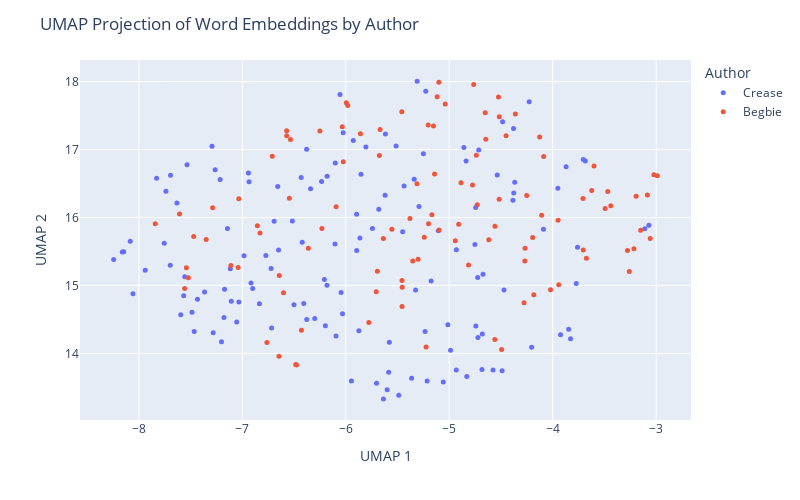

Notebook source saved alongside this figure:
### Code cell
# plot using plotly to further explore
import plotly.express as px
import textwrap

def wrap_text(text, width=60):
    return '<br>'.join(textwrap.wrap(text, width=width))

umap_df = pd.DataFrame(proj, columns=['UMAP 1', 'UMAP 2'])
umap_df['Author'] = labels
umap_df['Text'] = [snip for auth in judge_snippets for snip in judge_snippets[auth]]
umap_df['Text'] = umap_df['Text'].apply(lambda t: wrap_text(t, width=50))

fig = px.scatter(umap_df, x='UMAP 1', y='UMAP 2', 
                 color='Author', hover_data=['Text'], 
                 width=800, height=500 )
fig.update_traces(marker=dict(size=5))
fig.update_layout(title='UMAP Projection of Word Embeddings by Author')
fig.show()

### Figure 1 — Plotly figure (JSON) as saved in the notebook; plotly's stock layout.template omitted (floating-point values rounded to 4 significant figures; data arrays with more than 128 entries replaced by an {"elided": "..."} marker saying what was removed)
{"data": [{"customdata": {"elided": "137x1 str values"}, "hovertemplate": "Author=Crease<br>UMAP 1=%{x}<br>UMAP 2=%{y}<br>Text=%{customdata[0]}<extra></extra>", "legendgroup": "Crease", "marker": {"color": "#636efa", "size": 5, "symbol": "circle"}, "mode": "markers", "name": "Crease", "orientation": "v", "showlegend": true, "type": "scatter", "x": {"elided": "137 float values"}, "xaxis": "x", "y": {"elided": "137 float values"}, "yaxis": "y"}, {"customdata": [["(5) If it appears that a tax is not bona fide<br>within the purpose provided for, but is imposed<br>with the real purpose of discriminating against a<br>class, it is not within the justification of the<br>enabling statute, and, on the facts, the tax in<br>question was intended not for the purpose of<br>raising a revenue, but as a restriction on the<br>Chinese."], ["Indeed if no restriction whatever be placed on the<br>word \" other\" in that section; if the Provincial<br>Legislature can insist upon imposing licenses upon<br>everything and upon every act of life, and tax<br>each licensee at any moment they please, there<br>would be a very simple way of excluding every<br>Chinaman from the Province, by imposing a<br>universal tax, not limited to any nationality, of<br>one or two thousand dollars per annum for a<br>license to Judgment."], ["No Chinaman will shave the back of his head; no<br>true moujik will shave his chin."], ["I rather think that the auctioneers would<br>repudiate this alleged similarity of their<br>occupation to that of a Chinese washerman."], ["assing Chinamen, supposed to be the only persons<br>carrying on this industry."], ["REGINA v. MEE WAH to subject Chinamen to<br>exceptional disadvantages it is clearly<br>unconstitutional."], ["G. to the report of the recent Chinese Conmission,<br>p. 379, and by Mr. Justice CREASE in Wing Chong's<br>case, 1 B.C.R."], ["Justices FIELD, HOFFMAN, SAWYER and DEADY and<br>other Judges whom they cite, all confirm this,<br>that a State, or Provincial law imposing special<br>disabilities or unequal burdens on Chinamen is<br>unconstitutional and void."], ["Statutes were by their title and preamble REGINA<br>v. MEE WAH expressly aimed at Chinamen by name;<br>that this distinction also renders inapplicable<br>all the United States' cases cited; that this<br>enactment is quite general extending to all<br>laundries without exception and we must not look<br>beyond the words of the enactment to enquire what<br>its object was; that there is in fact one laundry<br>in Victoria not conducted by Chinamen on which the<br>tax will fall with equal force so that it is<br>impossible to say that Chinamen are hereby<br>exclusively selected for taxation; the<br>circumstance that they are chiefly affected being<br>a mere coincidence; that the bylaw only imposes<br>$100.00 per annum, keeping far within the limit of<br>$150.00 permitted by the Statute; that the tax<br>clearly is calculated to procuring additional<br>Municipal revenue and that no other object is<br>hinted at."], ["I, for my part, cannot arrive at any other<br>conclusion than that it is specially directed<br>against Chinamen because they are Chinamen and for<br>no other Judgment."], ["The appellants' contention that the clause is<br>merely intended to hamper or expel Chinamen is<br>much strengthened by considering the amount of the<br>tax sanctioned, which is $150.00 per annum,<br>whereas the limit sanctioned by the Legislature in<br>the case of any retail shop, however extensive or<br>lucrative its business, is only $10.00 per annum."], ["The test is whether on the whole statute the<br>Legislature can fairly be held to have said : \"Let<br>us impose a tax in order to raise a revenue,<br>though perhaps it may fall on Chinamen,\" or \" let<br>us impose this tax in order to fall on Chinamen,<br>though perhaps it will raise no revenue.\""], ["When we find (1st) no other description of labour<br>taxed at all ; (2nd) this description of labour<br>practically quite abandoned to Chinamen alone ;<br>(3rd) this description of labour taxed at fifteen<br>times the rate permitted to be levied on any<br>retail shop ; (4th) that a preliminary Provincial<br>Act has declared Chinamen incapable of the<br>franchise which they formerly exercised."], ["I cannot doubt but that the tax is directed<br>against Chinamen, as such."], ["It is not competent to the Provincial Legislature,<br>or to a municipality, to deprive, generally,<br>particular nationalities or individuals of the<br>capacity to take out municipal trade licenses ; e.<br>g., a Chinaman has a right to apply for a<br>pawnbroker's license."], ["Application for a mandamus to the Corporation of<br>the City of Victoria to compel the renewal to the<br>prosecutors (Chinamen) of a pawnbroker's license."], ["It is alleged by the prosecution, and not denied,<br>that the Council have in fact ordered the<br>Collector to issue no pawnbroking license to any<br>Chinaman."], ["In the French colony of Cayenne, the Town Council<br>recently handi- capped the superior capacities of<br>the Chinaman by imposing on merchants of that<br>empire an extra tax of $300 per annum, deeming it<br>also expedient to handicap English and German<br>traders by a surtax of $200 on them."], ["Chinamen in British Columbia appear to follow any<br>description of industry which may appear useful,<br>i.e., in which they can obtain employment or earn<br>their livelihood."], ["The menial businesses of washing and of splitting<br>and Chinese washer sawing stovewood are almost<br>entirely engrossed by Chinamen."], ["Every Chinaman in British Columbia has the air of<br>having worked, and of being ready to work, with<br>his hands, except a few who practice as medical<br>men and the leading commercial men."], ["Chinamen do not much trouble the hospitals."], ["I never heard of Chinamen becoming a burden on the<br>private charity of the whites."], ["I have an indistinct remembrance of having been<br>once asked to contribute to the cost of removing a<br>disabled Chinaman; I am not sure."], ["Industry, economy, sobriety, and law-abidingness<br>are exactly the four prominent qualities of<br>Chinamen as asserted both by their advocates and<br>their adversaries."], ["Lazy, drunken, extravagant, and turbulent: this<br>is, by the voices of their friends and foes,<br>exactly what a Chinaman is not."], ["If Chinamen would only be less industrious and<br>economical, if they would but occasionally get<br>drunk, they would no longer be the formidable<br>competitors with the white man which they prove to<br>be in the labor market; there would be no longer a<br>cry for their suppression."], ["But these qualities meet with no competition here;<br>and the Chinaman sees no person to take his place<br>were he to abdicate it."], ["I have heard an individual Chinaman stigmatized as<br>\"lazy ;\" but the fact was he conceived himself<br>insulted, and was sulking."], ["I cannot recall to memory that I ever saw or heard<br>of a Chinaman being drunk."], ["There is scarcely an epithet so removed from the<br>notion of a Chinaman as \"turbulent,\" though of<br>course they may be provoked to resist violence."], ["employment as domestics, their large brotherhoods,<br>necessarily impenetrably secret to the whites, and<br>the unguarded condition of our houses, the<br>pilfering by Chinamen servants is really quite<br>inconsiderable."], ["I believe that two of the white servants I have<br>had have pilfered more from me  than any twenty<br>Chinamen in Victoria ever stole from their<br>employers..    5."], ["I do not think that the feeling of the whites<br>against Chinamen has much changed; but I do not<br>recollect anything that can be called \"agitation \"<br>against them until Confederation."], ["This dislike, which otherwise might lie dormant or<br>inert, is certainly mutual; it is manifested in<br>China, we are- told, more extensively and<br>stringently than here, and without any impulse<br>there from direct competition for bread."], ["Europeans at Canton or Shanghai are not safe<br>beyond their allotted cantonments, any more than a<br>Chinaman would have been on Williams Creek twenty<br>years ago."], ["The Chinaman is in every respect the reverse of an<br>European, except that he is a man."], ["Accordingly, before the close of the First<br>Parliament after Confederation, Chinamen were<br>deprived of the right of franchise, which they had<br>previously enjoyed."], ["This was on the ostensible ground that all<br>Chinamen were actuated merely by direct money<br>considerations."], ["The same distinguished writer whom I have already<br>quoted on the Judenhetze, observes, in speaking of<br>the rival programmes in the existing presidential<br>campaign in the United States: \"The Irish vote or<br>the republican working man cannot be wooed<br>successfully without attacks on the bloated<br>capitalist, on English tyranny or treachery, or on<br>the unfortunate immigrants from China.” Mutato<br>nomine."], ["There are several matters alleged against<br>Chinamen: One is the extraordinarily small space<br>into which a cluster of them will retire for rest."], ["But I have seen in a good-sized house, where there<br>was plenty of cubic space, and where each person<br>might have had a separate bunk, five or six<br>Chinamen, not lodgers but owners, sleeping in a<br>heap as above described."], ["It is common to attribute to Chinamen generally,<br>that they are infested with disgusting diseases --<br>e. g., leprosy."], ["When an orator talks of Chinese lepers, it is<br>exactly the same unmeaning abuse as when a Canton<br>periodical holds out to popular indignation the<br>foreign \"red devils.\""], ["There is no leprosy or diabolism in the case;<br>though of course a Chinaman, like any other man,<br>may be a leper."], ["The orator merely wishes to impress his audience<br>with the belief that 'he strongly objects to<br>Chinamen."], ["A Chinaman was once pointed out to me who was<br>alleged to be a leper."], ["That was the only case of skin disease I remember<br>to have noticed or heard of among Chinamen."], ["These certainly were not contracted from Chinamen."], ["The Chinese, and I believe other Asiatic nations,<br>use opium extensively."], ["The enormous consumption which this implies does<br>not appear to prevent Chinamen from being the most<br>prolific race, the most indefatigable laborers,<br>and the keenest traders in the world."], ["If any Chinamen here abuse the drug by over-<br>indulgence, they must hide themselves, or at all<br>events they have entirely escaped my observation."], ["If their example persuades any white people to<br>similar over-indulgence, of which I am equally<br>ignorant, these must be a very degraded class-<br>weaker and more degraded than the Chinaman whose<br>expulsion is demanded."], ["Opium, as generally used here, is probably as<br>harmless as tobacco, which is also extensively<br>used in British Columbia by Chinamen."], ["All the evils arising from opium in British<br>Columbia in a year do not, probably, equal the<br>damage, trouble and expense occasioned to<br>individuals and to the state by whiskey in a<br>single month, or perhaps in some single night, As<br>already observed, I do not remember ever to have<br>seen a drunken Chinaman; and the argument against<br>Chinamen founded on opium appears to be analogous<br>to the comparison of the mote and the beam."], ["It is alleged that not only the aggregation of<br>Chinamen in their dwellings is a source of danger<br>to the public health, but that their habits are<br>filthy."], ["There are of course dirty Chinamen."], ["Any family in British Columbia will, at once,<br>without any enquiry as to his cleanliness, admit<br>the first Chinaman who offers as a cook-where a<br>cook is wanted; and really it may be said that no<br>washing is given out to people of any other<br>nation."], ["Whether the presence of Chinamen is any longer<br>desirable in British Colombia, is to a certain<br>extent a matter of opinion."], ["That Chinamen are very large till within a year,<br>mainly, employed in all the laborious parts of our<br>coal mines ; 2nd."], ["I do not see how people would get on here at all<br>without Chinamen."], ["If Chinamen were expelled, employers of labor<br>would probably have to leave the province; and<br>when they were gone, where would the employed be?"], ["There are supposed to be in California more than<br>120,000 Chinamen."], ["It is probable that in that state, as in British<br>Columbia, a good deal more than half the manual<br>labor is performed by Chinamen."], ["Within a radius of two miles there are at this<br>time no less than 500 Chinamen engaged in<br>gathering the hop crop."], ["For a field of twenty-five or thirty acres about<br>100 Chinamen are employed."], ["The Chinamen work by contract, and they rush from<br>morning till night, seeming never to tire."], ["As soon as a box is filled a loud yell informs the<br>foreman, who brings a sack, into which the box is<br>emptied, and the Chinamen are given a check."], ["Two Chinamen can pick from two to three boxes in a<br>day, and as they receive $1.50 per box it will be<br>seen that they are earning white men's wages."], ["Last year they only received $1.25, but help at<br>this time is scarce and the China bosses had only<br>to demand the raise and get it."], ["Now the only paying industries here are the<br>canneries and shoe factories, in both of which the<br>labor is almost exclusively Chinese."], ["Owing to a very great superiority in the mineral,<br>the coal mines have paid largely, notwithstanding<br>the rates of white miners wages, unequalled<br>elsewhere; but the coal mines have hitherto<br>largely employed Chinamen also."], ["After all that I have said about Chinamen, I can<br>lay no more claim to consistency than anybody else<br>in British Columbia."], ["I have always asserted their good qualities; but I<br>have never in twenty-six years had a Chinaman in<br>my house, an expensive whim that nobody else has<br>indulged in."], ["Still, I have had my opportunities of seeing and<br>hearing, for in all that time, I do not think I<br>ever knew a family that did not employ at least<br>one Chinaman."], ["The combination which it is intended to suggest<br>would be, I suppose, that the legislature should<br>forbid such arrivals of Chinamen, and that the<br>white population should \" boycott \" those<br>remaining here; or else that the legislature<br>should decree their expulsion."], ["The normal rates of wages are five shillings for<br>Chinamen, and in Victoria eight shillings for<br>white men."], ["I cannot believe that it has; on the contrary, as<br>the presence of Chinamen has enabled some small<br>capital to be accumulated, they must have<br>augmented the wages fund in the province: i. e.,<br>the loose capital seeking to increase itself by<br>the employment of reproductive labor."], ["I do not believe that any single European in the<br>province would employ a Chinaman about any<br>undertaking if he could procure an European,<br>irrespective of wages, unless, of course, the<br>European demanded wages which precluded all profit<br>on the undertaking."], ["Chinamen are employed not so much because their<br>normal money tariff is lower than the whites and<br>yet not much lower; many Chinamen get $30, and<br>some even $35 and $40, per month-as because they<br>are, as a rule, more sober, steady, docile and<br>industrious."], ["With very few exceptions, indeed, I never met a<br>Chinaman whom I could understand, beyond the<br>commonest wants, or by whom I could feel any<br>certainty that I was understood, even for an<br>ordinary message."], ["Yet I have often feared that I should be compelled<br>to fall into the universal practice and take<br>Chinese servants into my house-which I have never<br>yet done."], ["I have never personally observed any effect by the<br>Chinese upon the morals of the white people."], ["The latter have occasionally been induced by race-<br>prejudice to indulge in acts of violence ; but it<br>would be too much to say from thence that the<br>Chinaman had corrupted his cowardly assailants."], ["One Chinaman, last year, pleaded guilty to an<br>indictment for indecent assault on two girls of<br>ten or eleven and twelve or thirteen years."], ["However that is the only case I remember in which<br>it could be alleged that a Chinaman had had any<br>evil effect upon the morals of the whites, a<br>matter upon which they can have but very little<br>influence, either for good or evil."], ["Whites who have evil communications with Chinese<br>must themselves be lamentably depraved beforehand;<br>and so, I should be disposed to say, immoral<br>Chinese are not only not more injurious, but they<br>are quite innocuous to the morals of the whites,<br>in comparison with white people of similar or<br>allied habits."], ["I have seen unmistakable prostitutes in the<br>Chinese quarter of Victoria."], ["Drunken whites, I am sorry to say, are often to be<br>seen in Victoria, by night or by day; but I do not<br>remember ever to have seen a Chinaman under the<br>influence of liquor."], ["Debauched whites sometimes frequent, I believe,<br>Chinese brothels, as they do Indian brothels."], ["I don't think serious breaches of the peace are<br>proportionately more frequent in Chinese brothels<br>than in those kept by white women."], ["Indian brothels breed the most disturbances; and<br>they are close to the Chinese quarter."], ["I have omitted to state that Chinamen here are<br>generally divided into two tribes, or clans-there<br>may be more, but I have often had my attention<br>drawn to these two-viz ."], ["When a breach of the peace occurs among Chinamen,<br>the culprits are generally Canton versus Hong<br>Kong; and when these come into court, either in<br>criminal or civil cases, it is common to allow<br>each side to have an interpreter; as well to watch<br>that the evidence is truly interpreted as also to<br>explain it to their respective clients."], ["Owing partly to this, and partly also to their<br>unintelligibility to whites, and vice versa, it is<br>usual when twenty or thirty hands are engaged, e.<br>g., at a cannery, not to make the contract with<br>each workman separately, but with some one<br>Chinaman who has learned some English, leaving him<br>to sub-contract with the men; and he being the<br>sole medium of communication between them and the<br>owner of the cannery, this arrangement, though<br>unavoidable, necessarily leaves the men a good<br>deal at the mercy of this foreman."], ["Sometimes this takes place on a much larger scale,<br>and a Chinese merchant here will contract for a<br>whole cargo of Chinamen, fresh from China, whom he<br>engages to provide with employment, and then<br>drafts them out to different employers here, for<br>roads, canneries, etc."], ["A miner who feels no shame in purchasing the<br>possession of a female for a single night for $20,<br>is scandalized when a Chinaman pays $500 for the<br>possession of a female for six months, or until<br>they disagree."], ["No disgust is felt by Europeans when parents make<br>it a sine qua non on consenting to their<br>daughters' marriage that the husband shall settle<br>ten or twenty thousand dollars upon her; but it is<br>infamous if a Chinaman purchases the consent of<br>parents or guardians for one thousand dollars."], ["The woman is a slave sold into prostitution, but<br>the Chinese themselves look upon it in a different<br>light."], ["There was a case not long ago in court, before<br>myself, on habeas corpus: A Chinese girl was<br>contracted to marry a man who had offered the<br>guardians five hundred dollars."], ["I apprehend much of what is said about Chinese<br>slavery and prostitution proceeds from imperfect<br>consideration of the difference between Christian<br>and non-Christian marriage; but I only guess this,<br>I know scarcely anything about it."], ["Another ground on which I have heard it asserted<br>that slavery is general among Chinamen here, is<br>rather, I suspect, a proof of their freedom, or<br>would be so accepted among whites."], ["I have no doubt but that compulsion is put on all<br>Chinamen, so that it is very difficult for them to<br>obtain work, if they remain outside this<br>organization."], ["It is yet further urged against the Chinese, as<br>showing their unfitness to dwell in the land, that<br>they show no respect to our laws, nor to our<br>appointed courts, but refer their differences to<br>private tribunals of their own, whose behests are<br>carried out, irrespective of their conformity with<br>our laws and are never disputed in our courts."], ["The Chinese, like most other nations with any<br>pretence to civilization, have some methods for<br>referring private disputes to arbitrators chosen<br>by the parties themselves."], ["That the awards of Chinese arbitrators are always<br>accepted without demur (if the fact be as alleged)<br>would surely be a strong evidence of the equity of<br>the award, and the good sense of the parties in<br>difference; for it is utterly untrue that Chinamen<br>ignore our courts, or treat them with any want of<br>respect."], ["Any questions as to their labor associations,<br>their clans, their marriage laws, their<br>immigration contracts, would, I fear, be in<br>general met with suspicion and answered with<br>reluctance."], ["the nature and results of trades-unions at home,<br>after every enquiry possible; how much more<br>difficult would it be to arrive at facts here,<br>where they must necessarily be shrouded behind the<br>impenetrable and irresponsible screen of a Chinese<br>interpreter?"]], "hovertemplate": "Author=Begbie<br>UMAP 1=%{x}<br>UMAP 2=%{y}<br>Text=%{customdata[0]}<extra></extra>", "legendgroup": "Begbie", "marker": {"color": "#EF553B", "size": 5, "symbol": "circle"}, "mode": "markers", "name": "Begbie", "orientation": "v", "showlegend": true, "type": "scatter", "x": [-7.557, -7.521, -3.948, -4.517, -4.738, -7.11, -7.841, -7.54, -7.47, -6.829, -7.349, -4.361, -7.286, -6.854, -6.484, -6.475, -6.646, -7.606, -5.301, -5.995, -5.38, -4.652, -3.623, -3.707, -5.554, -5.099, -5.152, -4.558, -3.468, -3.215, -5.2, -5.858, -3.493, -4.087, -6.362, -4.107, -4.909, -7.034, -4.775, -5.224, -6.093, -6.034, -4.814, -4.886, -4.617, -5.637, -3.439, -3.259, -4.646, -4.277, -5.312, -6.762, -4.729, -4.494, -4.269, -5.706, -4.516, -6.71, -5.353, -5.458, -4.126, -6.545, -5.456, -4.559, -5.455, -5.116, -5.668, -6.571, -4.763, -4.524, -5.981, -6.25, -3.601, -4.194, -3.15, -7.04, -5.1, -6.024, -5.204, -5.039, -3.277, -5.142, -3.674, -4.941, -3.194, -3.705, -5.241, -3.942, -3.058, -4.182, -4.251, -4.021, -5.777, -6.23, -6.534, -6.571, -3.022, -2.989, -5.168, -3.085, -4.267, -5.694, -4.451, -6.602, -5.455, -6.643, -6.428, -5.675], "xaxis": "x", "y": [14.96, 15.11, 15.96, 16.27, 16.92, 15.3, 15.91, 15.26, 15.72, 15.77, 15.68, 17.52, 16.15, 15.88, 13.84, 13.83, 13.96, 16.05, 15.39, 17.69, 15.99, 17.54, 16.4, 16.28, 15.83, 15.82, 17.35, 15.87, 16.38, 15.54, 15.91, 17.23, 16.13, 16.9, 15.55, 16.04, 15.9, 16.28, 16.48, 14.09, 16.16, 17.34, 15.3, 16.51, 15.67, 15.69, 16.17, 15.21, 17.15, 14.75, 16.5, 14.16, 16.19, 14.06, 15.36, 14.91, 17.48, 16.9, 15.36, 17.56, 17.19, 16.28, 15.07, 14.21, 14.97, 17.78, 17.3, 17.28, 17.96, 17.77, 17.65, 17.27, 16.76, 15.71, 15.81, 15.27, 17.99, 16.82, 17.36, 17.67, 15.52, 16.64, 15.4, 15.66, 16.31, 15.52, 15.71, 15.01, 15.69, 14.86, 16.32, 14.94, 14.45, 15.84, 17.15, 17.2, 16.63, 16.61, 16.04, 16.33, 15.55, 15.21, 17.2, 14.89, 14.69, 15.15, 14.34, 16.91], "yaxis": "y"}], "layout": {"height": 500, "legend": {"title": {"text": "Author"}, "tracegroupgap": 0}, "margin": {"t": 60}, "title": {"text": "UMAP Projection of Word Embeddings by Author"}, "width": 800, "xaxis": {"anchor": "y", "domain": [0, 1], "title": {"text": "UMAP 1"}}, "yaxis": {"anchor": "x", "domain": [0, 1], "title": {"text": "UMAP 2"}}}}
